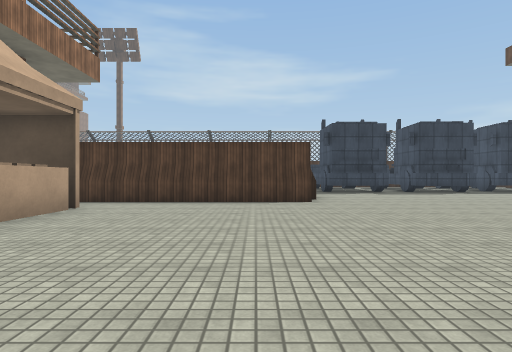
View 1 (above)

22 first-person views from a walk through a scene from a Unity 3-D project. The camera is 1.2 m above the floor, looks level and sees 75° across. The floor is counted in squares, 2 m on a side. Each view is taken from the middle of a square. On the plan, view 1 faces up. The plan holds only what a view shows up to about 10 squares ahead; the rest is blank. The place goes on beyond the plan. Some surface patterns are stand-ins.

View 2
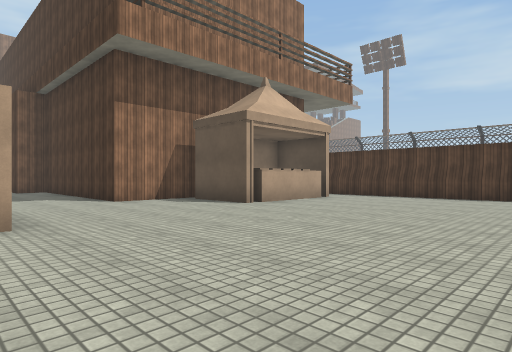

View 3
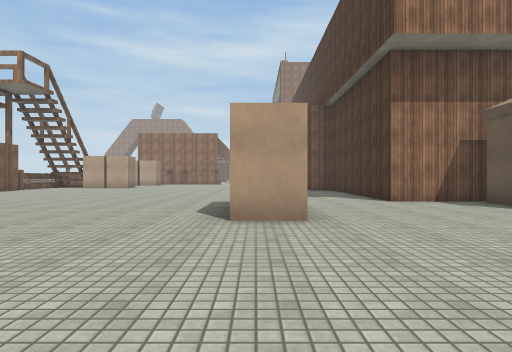

View 4
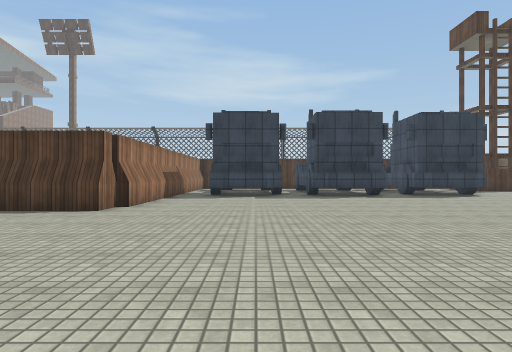

View 5
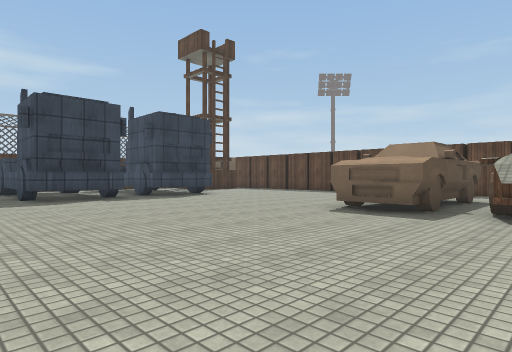

View 6
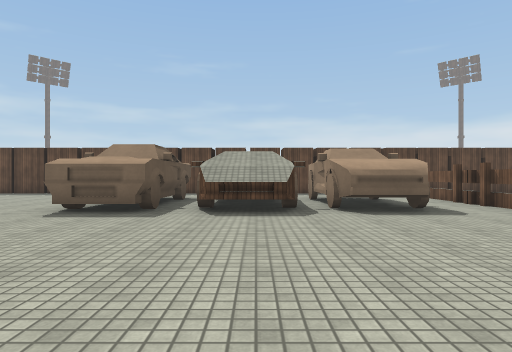

View 7
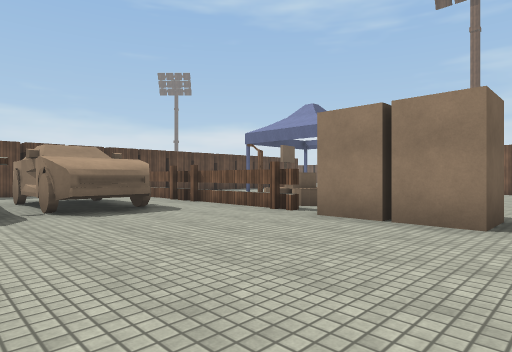

View 8
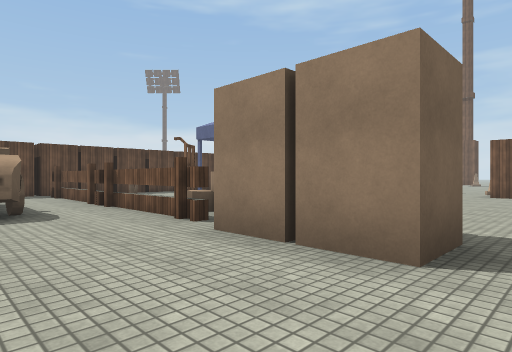

View 9
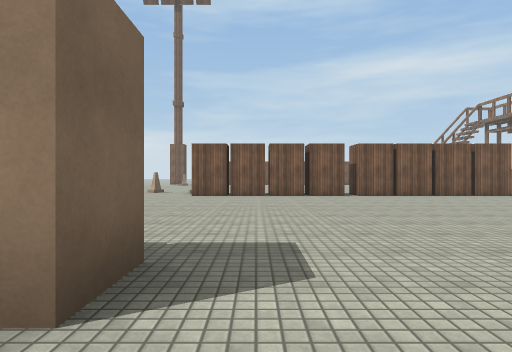

View 10
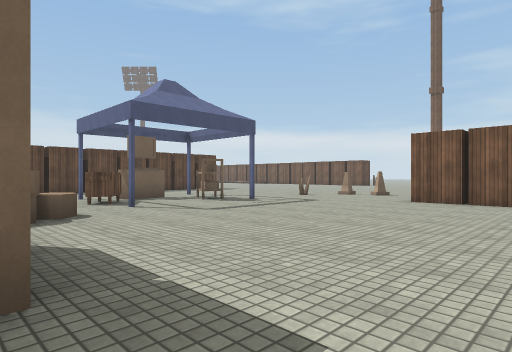

View 11
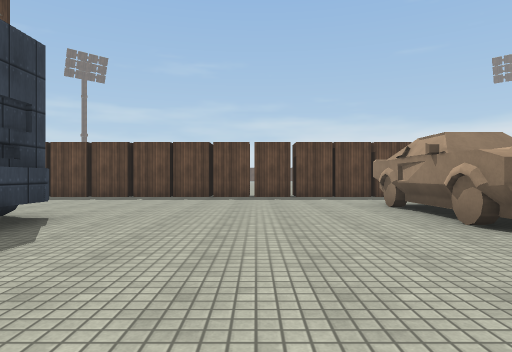

View 12
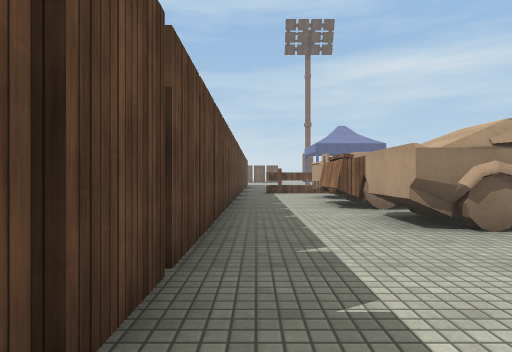

View 13
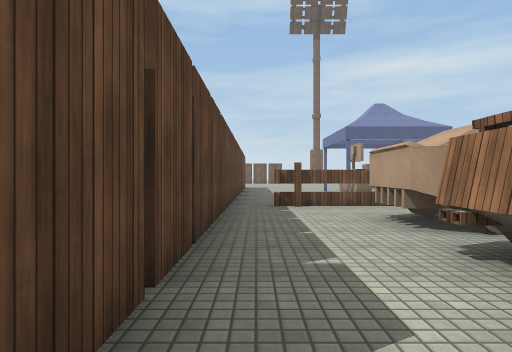

View 14
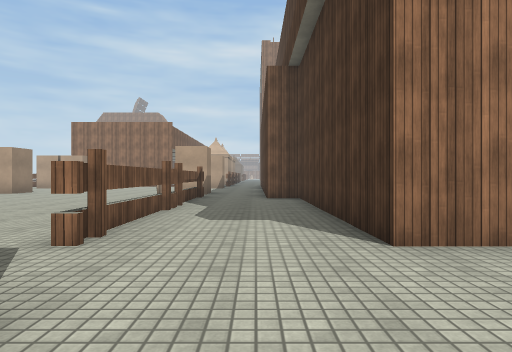

View 15
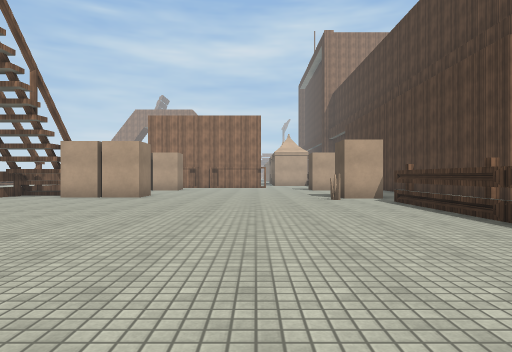

View 16
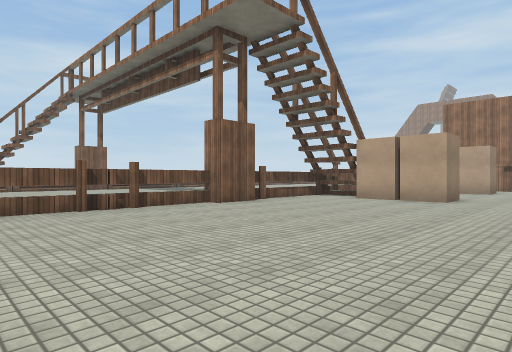

View 17
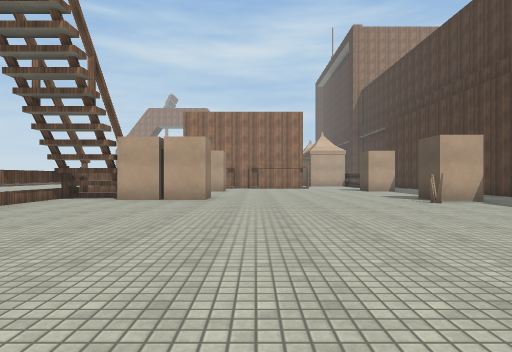

View 18
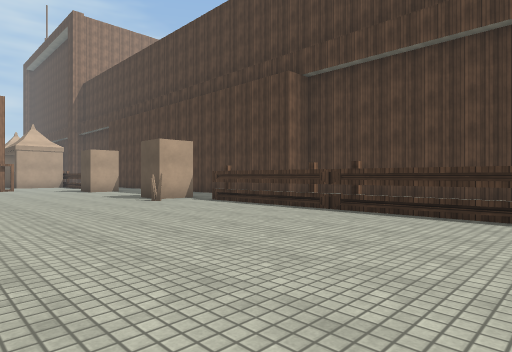

View 19
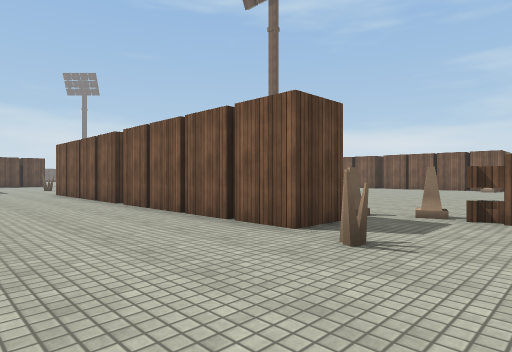

View 20
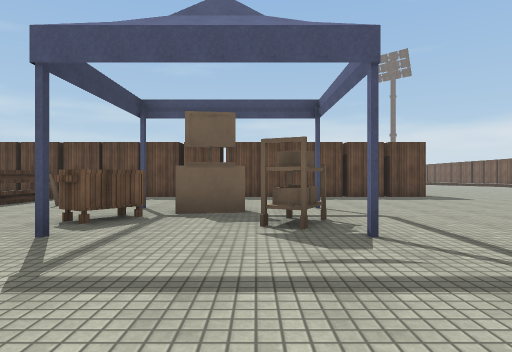

View 21
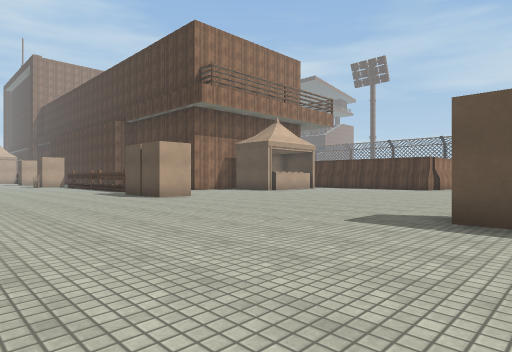

View 22
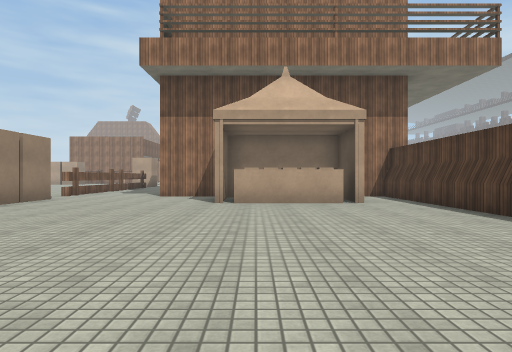

### Floor plan
Key: @ floor where view 1 was taken; # wall or solid block; x gap in a wall; . floor; ^ raised ledge; T truck; W wheel; E tent; H thing the floor can be seen under or through; O other object.
Columns run from 16 left of view 1 to 16 right of it. Each row starts with its distance up from view 1.
 12                  #.TT.TT.TTT....#
 11                  #..............#
 10                  #..............#
  9                  #..............#
  8           ########..............#
  7           #.....................#
  6            OO.............OOOO..#
  5            OO.............OOOO..#
  4            OO.............W# W..#
  3           ###.............## #..#
  2     #######...............W..O..#
  1 #####.....................OOOO..#
  0 ................@.........OOOO..#
 -1  ...............................#
 -2  OO#^^^^^^#.OO.......OOOOO^^^^^x#
 -3 ...O....................OOO..O..#
 -4 ................................#
 -5 .........................E#OE...#
 -6 ...........................#O   #
 -7 ..........................OHH...#
 -8 ..........................#...  #
 -9  O..............................#
-10  O.........O.##########.........#
-11  #...........#       # ..  .....#
-12 ###^x#^^^^^.OO              .....
-13            ...                ...
-14             ..                 ..
-15             ...
-16             ...
-17             ...
-18             ..

Positions as (right, up) in squares from view 1, and headings:
1: (0, 0), facing up
2: (2, -2), facing up-left
3: (2, -2), facing left
4: (4, 2), facing up
5: (4, 3), facing up-right
6: (4, 3), facing right
7: (4, 3), facing down-right
8: (4, 1), facing down-right
9: (4, 0), facing down
10: (3, -2), facing down-right
11: (6, 9), facing right
12: (15, 10), facing down
13: (15, 5), facing down
14: (-3, 0), facing left
15: (-5, -5), facing left
16: (-6, -6), facing down-left
17: (-6, -7), facing left
18: (-6, -7), facing up-left
19: (-6, -7), facing down-right
20: (6, -7), facing right
21: (6, -7), facing up-left
22: (4, 4), facing left
